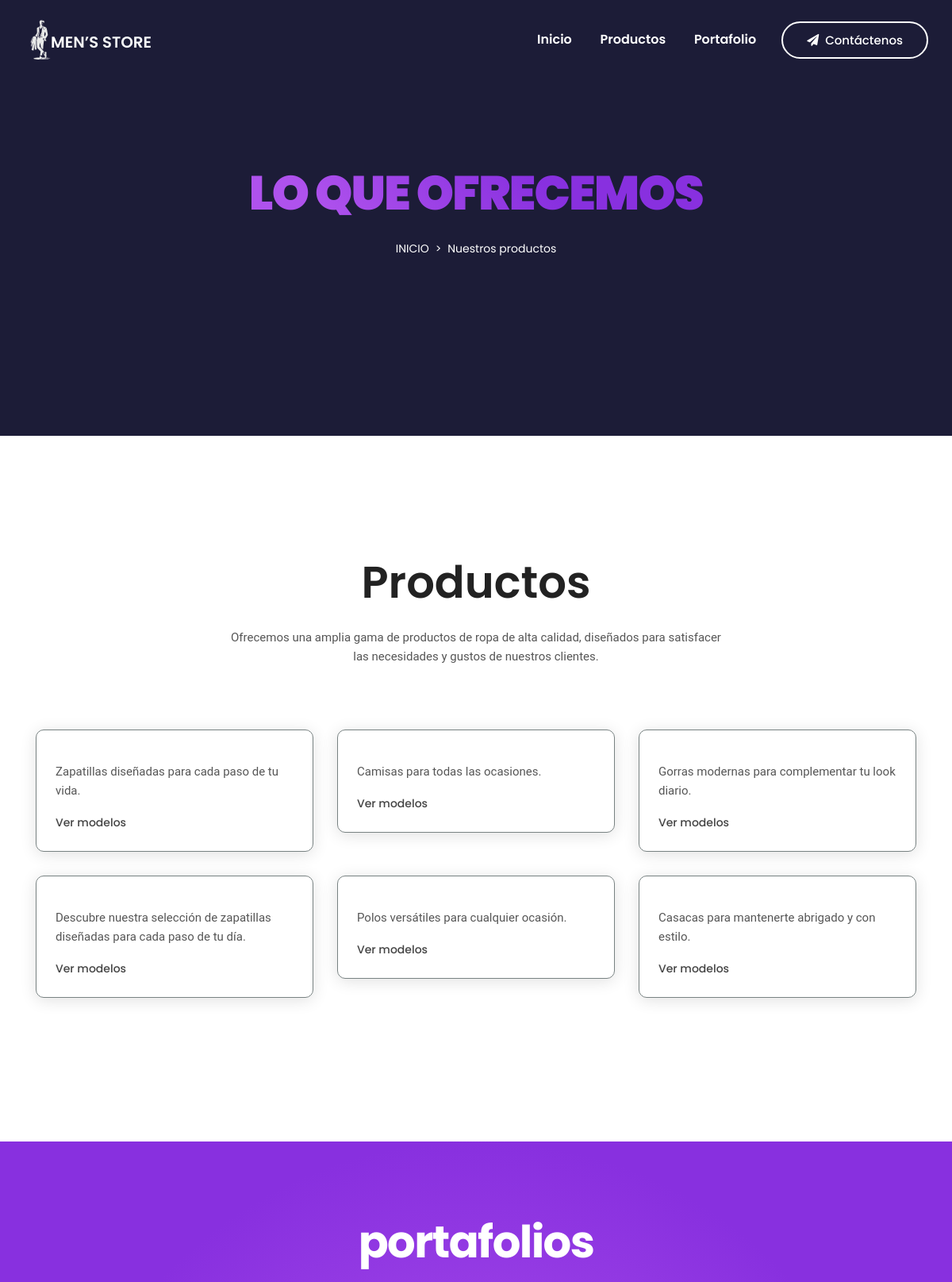
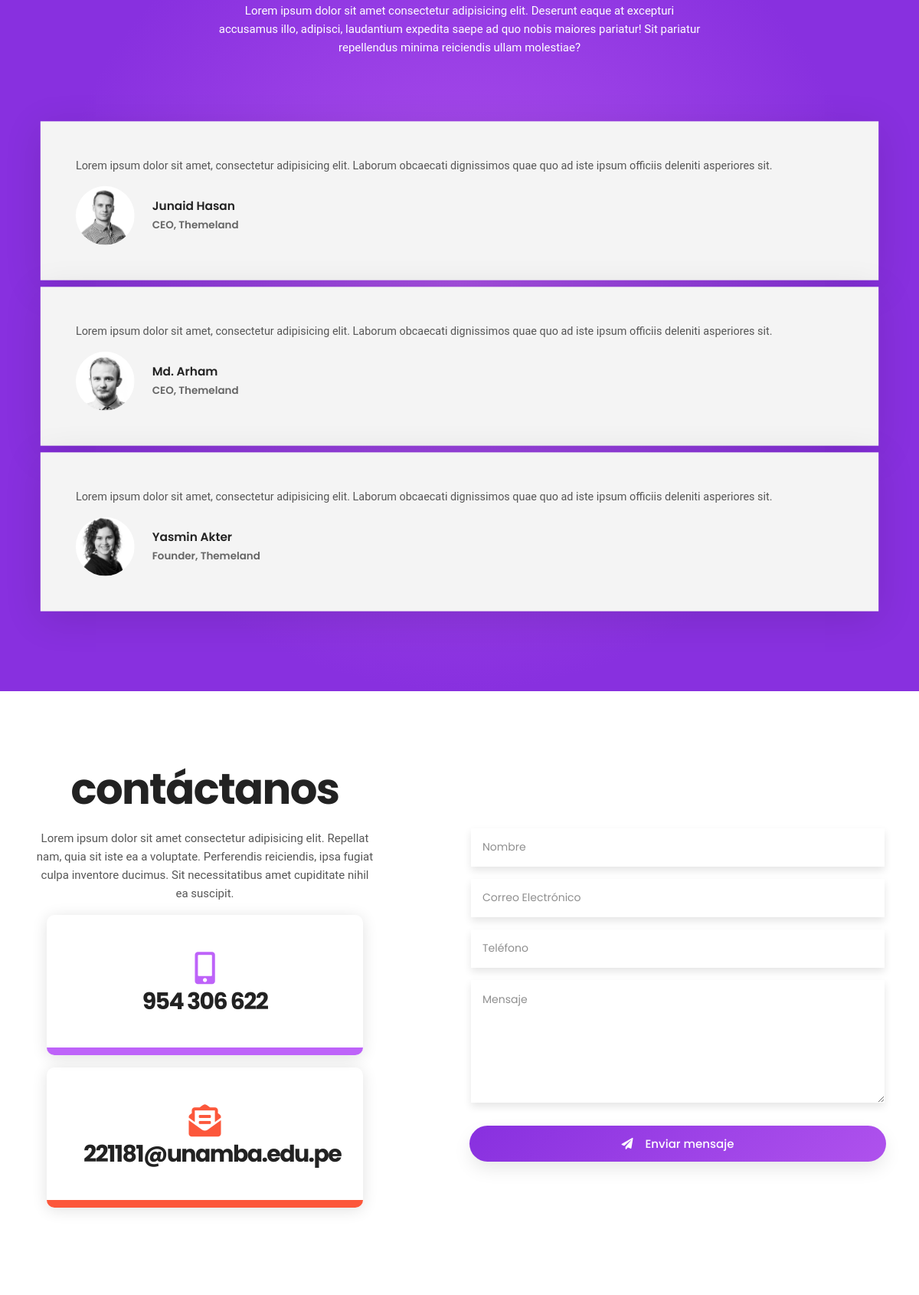
/services.php (upper part), run on the app's committed database (2 pictures, top to bottom).
### tables this page shows
CREATE TABLE `service` (
  `id` int(11) NOT NULL,
  `service_title` varchar(500) NOT NULL,
  `service_desc` varchar(1000) NOT NULL,
  `service_detail` varchar(2000) NOT NULL,
  `ufile` varchar(1000) NOT NULL,
  `upadated_at` timestamp NOT NULL DEFAULT current_timestamp() ON UPDATE current_timestamp()
);

CREATE TABLE `testimony` (
  `id` int(11) NOT NULL,
  `message` varchar(300) NOT NULL,
  `name` varchar(150) NOT NULL,
  `position` varchar(100) NOT NULL,
  `ufile` varchar(1000) NOT NULL,
  `updated_at` timestamp NOT NULL DEFAULT current_timestamp() ON UPDATE current_timestamp()
);

CREATE TABLE `sitecontact` (
  `id` int(11) NOT NULL,
  `phone1` varchar(150) NOT NULL,
  `phone2` varchar(150) NOT NULL,
  `email1` varchar(100) NOT NULL,
  `email2` varchar(100) NOT NULL,
  `updated_at` timestamp NOT NULL DEFAULT current_timestamp() ON UPDATE current_timestamp()
);

### services.php (the view, shortened to what this page needs)
 <?php include "header.php";?>
        <section class="section breadcrumb-area overlay-dark d-flex align-items-center">
            <div class="container">
                <div class="row">
                    <div class="col-12">
                        <div class="breadcrumb-content text-center">
                            <h2 class="text-white text-uppercase mb-3">Lo que ofrecemos</h2>
                            <ol class="breadcrumb d-flex justify-content-center">
                                <li class="breadcrumb-item"><a class="text-uppercase text-white" href="index.html">Inicio</a></li>
                                <li class="breadcrumb-item text-white active">Nuestros productos</li>
                            </ol>
                        </div>
                    </div>
                </div>
            </div>
        </section>
         <section id="service" class="section service-area ptb_150">
            <div class="shape shape-top">
            </div>
            <div class="container">
                <div class="row justify-content-center">
                    <div class="col-12 col-md-10 col-lg-7">
                        <div class="section-heading text-center">
                            <h1>Productos</h1>
                            <p class="d-none d-sm-block mt-4">Ofrecemos una amplia gama de productos de ropa de alta calidad, diseñados para satisfacer las necesidades y gustos de nuestros clientes.</p>
                        </div>
                    </div>
                </div>
                <div class="row">
                <?php
				   $qs="SELECT * FROM  service ORDER BY id DESC";
 $r1 = mysqli_query($con,$qs);
while($rod = mysqli_fetch_array($r1))
{
	$id="$rod[id]";
	$serviceg="$rod[service_title]";
	$service_desc="$rod[service_desc]";
print "
<div class='col-12 col-md-6 col-lg-4'>
    <div class='single-service p-4' style='border: solid 1px #788282;'>
        <h3 class='my-3'><?php echo $serviceg; ?></h3>
       <p style='word-wrap: break-word; overflow-wrap: break-word; white-space: normal;'>$service_desc</p>
        <a class='service-btn mt-3' href='servicedetail.php?id=$id''>Ver modelos</a>
    </div>
</div>
";
}
?>
                   </div>
            </div>
            <div class="shape shape-bottom">
            </div>
        </section>
        <section id="review" class="section review-area bg-overlay ptb_100">
            <div class="container">
                <div class="row justify-content-center">
                    <div class="col-12 col-md-10 col-lg-7">
                        <div class="section-heading text-center">
                            <h2 class="text-white">Portafolios</h2>
                            <p class="text-white d-none d-sm-block mt-4">Lorem ipsum dolor sit amet consectetur adipisicing elit. Deserunt eaque at excepturi accusamus illo, adipisci, laudantium expedita saepe ad quo nobis maiores pariatur! Sit pariatur repellendus minima reiciendis ullam molestiae?</p>
                        </div>
                    </div>
                </div>
                <div class="row">
                    <div class="client-reviews owl-carousel">
                        <?php
				   $q="SELECT * FROM  testimony ORDER BY id DESC LIMIT 6";
 $r123 = mysqli_query($con,$q);
while($ro = mysqli_fetch_array($r123))
{
	$name="$ro[name]";
	$position="$ro[position]";
    $message="$ro[message]";
    $ufile="$ro[ufile]";
print "
<div class='single-review p-5'>
<div class='review-content'>
    <div class='review-text'>
        <p>$message</p>
    </div>
</div>
<div class='reviewer media mt-3'>
    <div class='reviewer-thumb'>
        <img class='avatar-lg radius-100' src='dashboard/uploads/testimony/$ufile' alt='img'>
    </div>
    <div class='reviewer-meta media-body align-self-center ml-4'>
        <h5 class='reviewer-name color-primary mb-2'>$name</h5>
        <h6 class='text-secondary fw-6'>$position</h6>
    </div>
</div>
</div>
";
}
?>
                    </div>
                </div>
            </div>
        </section>
            <section id="contact" class="contact-area ptb_100">
                <div class="container">
                <div class="row justify-content-between align-items-center">
                    <div class="col-12 col-lg-5">
                    <div class="section-heading text-center mb-3">
                        <h2>Contáctanos</h2>
                        <p class="d-none d-sm-block mt-4">Lorem ipsum dolor sit amet consectetur adipisicing elit. Repellat nam, quia sit iste ea a voluptate. Perferendis reiciendis, ipsa fugiat culpa inventore ducimus. Sit necessitatibus amet cupiditate nihil ea suscipit.</p>
                    </div>
                    <div class="contact-us">
                        <ul>
                        <li class="contact-info color-1 bg-hover active hover-bottom text-center p-5 m-3">
                            <span><i class="fas fa-mobile-alt fa-3x"></i></span>
                            <a class="d-block my-2" href="tel:<?php print $phone1 ?>">
                            <h3><?php print $phone1 ?></h3>
                            </a>
                        </li>
                        <li class="contact-info color-3 bg-hover active hover-bottom text-center p-5 m-3">
                            <span><i class="fas fa-envelope-open-text fa-3x"></i></span>
                            <a class="d-none d-sm-block my-2" href="mailto:<?php print $email1 ?>">
                            <h3><?php print $email1 ?></h3>
                            </a>
                        </li>
                        </ul>
                    </div>
                    </div>
                    <div class="col-12 col-lg-6 pt-4 pt-lg-0">
                    <div class="contact-box text-center">
        <form action="" method="post" enctype="multipart/form-data">
                        <div class="row">
                            <div class="col-12">
                            <div class="form-group">
                                <input type="text" class="form-control" name="name" placeholder="Nombre" required="required">
                            </div>
                            <div class="form-group">
                                <input type="email" class="form-control" name="email" placeholder="Correo Electrónico" required="required">
                            </div>
                            <div class="form-group">
                                <input type="text" class="form-control" name="phone" placeholder="Teléfono" required="required">
                            </div>
                            </div>
                            <div class="col-12">
                            <div class="form-group">
                                <textarea class="form-control" name="message" placeholder="Mensaje" required="required"></textarea>
                            </div>
                            </div>
                            <div class="col-12">
                            <button type="submit" class="btn btn-bordered active btn-block mt-3" name="save"><span class="text-white pr-3"><i class="fas fa-paper-plane"></i></span>Enviar mensaje</button>
                            </div>
                        </div>
                        </form>
                    </div>
                    </div>
                </div>
                </div>
            </section>
              <?php include "footer.php"; ?>

### data on the page
service: service_desc "Zapatillas diseñadas para cada paso de tu vida."
service: service_desc "Camisas para todas las ocasiones."
service: service_desc "Gorras modernas para complementar tu look diario."
service: service_desc "Descubre nuestra selección de zapatillas diseñadas para cada paso de tu día."
service: service_desc "Polos versátiles para cualquier ocasión."
service: service_desc "Casacas para mantenerte abrigado y con estilo."
testimony: message "Lorem ipsum dolor sit amet, consectetur adipisicing elit. Laborum obcaecati dignissimos quae quo ad iste ipsum officiis deleniti asperiores sit.", ufile (picture), name "Junaid Hasan", position "CEO, Themeland"
testimony: message "Lorem ipsum dolor sit amet, consectetur adipisicing elit. Laborum obcaecati dignissimos quae quo ad iste ipsum officiis deleniti asperiores sit.", ufile (picture), name "Md. Arham", position "CEO, Themeland"
testimony: message "Lorem ipsum dolor sit amet, consectetur adipisicing elit. Laborum obcaecati dignissimos quae quo ad iste ipsum officiis deleniti asperiores sit.", ufile (picture), name "Yasmin Akter", position "Founder, Themeland"
sitecontact: phone1 "954 306 622", email1 "221181@unamba.edu.pe"
